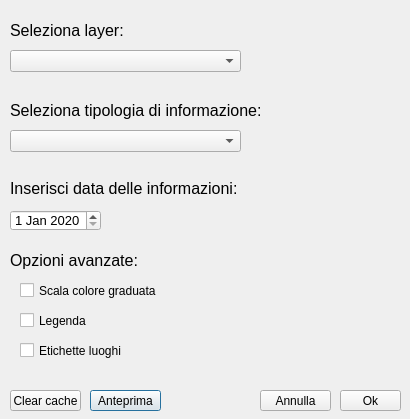
<?xml version="1.0" encoding="UTF-8"?>
<ui version="4.0">
 <class>CovidAnalyzerDialogBase</class>
 <widget class="QDialog" name="CovidAnalyzerDialogBase">
  <property name="geometry">
   <rect>
    <x>0</x>
    <y>0</y>
    <width>410</width>
    <height>419</height>
   </rect>
  </property>
  <property name="windowTitle">
   <string>Covid Analyzer</string>
  </property>
  <widget class="QComboBox" name="layerComboBox">
   <property name="geometry">
    <rect>
     <x>10</x>
     <y>50</y>
     <width>231</width>
     <height>22</height>
    </rect>
   </property>
  </widget>
  <widget class="QCheckBox" name="legendCheckBox">
   <property name="geometry">
    <rect>
     <x>20</x>
     <y>310</y>
     <width>181</width>
     <height>21</height>
    </rect>
   </property>
   <property name="text">
    <string>Legenda </string>
   </property>
  </widget>
  <widget class="QPushButton" name="previewButton">
   <property name="geometry">
    <rect>
     <x>90</x>
     <y>390</y>
     <width>71</width>
     <height>21</height>
    </rect>
   </property>
   <property name="text">
    <string>Anteprima</string>
   </property>
  </widget>
  <widget class="QCheckBox" name="graduatedCheckBox">
   <property name="geometry">
    <rect>
     <x>20</x>
     <y>280</y>
     <width>181</width>
     <height>21</height>
    </rect>
   </property>
   <property name="text">
    <string>Scala colore graduata</string>
   </property>
  </widget>
  <widget class="QLabel" name="label_4">
   <property name="geometry">
    <rect>
     <x>10</x>
     <y>250</y>
     <width>201</width>
     <height>21</height>
    </rect>
   </property>
   <property name="font">
    <font>
     <pointsize>12</pointsize>
    </font>
   </property>
   <property name="text">
    <string>Opzioni avanzate:</string>
   </property>
  </widget>
  <widget class="QDateEdit" name="dateEdit">
   <property name="geometry">
    <rect>
     <x>10</x>
     <y>210</y>
     <width>91</width>
     <height>21</height>
    </rect>
   </property>
   <property name="font">
    <font>
     <pointsize>10</pointsize>
    </font>
   </property>
   <property name="date">
    <date>
     <year>2020</year>
     <month>1</month>
     <day>1</day>
    </date>
   </property>
  </widget>
  <widget class="QLabel" name="label_2">
   <property name="geometry">
    <rect>
     <x>10</x>
     <y>20</y>
     <width>201</width>
     <height>21</height>
    </rect>
   </property>
   <property name="font">
    <font>
     <pointsize>12</pointsize>
    </font>
   </property>
   <property name="text">
    <string>Seleziona layer:</string>
   </property>
  </widget>
  <widget class="QLabel" name="label_3">
   <property name="geometry">
    <rect>
     <x>10</x>
     <y>180</y>
     <width>231</width>
     <height>16</height>
    </rect>
   </property>
   <property name="font">
    <font>
     <pointsize>12</pointsize>
    </font>
   </property>
   <property name="text">
    <string>Inserisci data delle informazioni:</string>
   </property>
  </widget>
  <widget class="QLabel" name="label">
   <property name="geometry">
    <rect>
     <x>10</x>
     <y>100</y>
     <width>261</width>
     <height>21</height>
    </rect>
   </property>
   <property name="font">
    <font>
     <pointsize>12</pointsize>
    </font>
   </property>
   <property name="text">
    <string>Seleziona tipologia di informazione:</string>
   </property>
  </widget>
  <widget class="QPushButton" name="confirmButton">
   <property name="geometry">
    <rect>
     <x>340</x>
     <y>390</y>
     <width>61</width>
     <height>21</height>
    </rect>
   </property>
   <property name="text">
    <string>Ok</string>
   </property>
  </widget>
  <widget class="QComboBox" name="typeComboBox">
   <property name="geometry">
    <rect>
     <x>10</x>
     <y>130</y>
     <width>231</width>
     <height>22</height>
    </rect>
   </property>
  </widget>
  <widget class="QPushButton" name="cancelButton">
   <property name="geometry">
    <rect>
     <x>260</x>
     <y>390</y>
     <width>71</width>
     <height>21</height>
    </rect>
   </property>
   <property name="text">
    <string>Annulla</string>
   </property>
  </widget>
  <widget class="QCheckBox" name="labelCheckBox">
   <property name="geometry">
    <rect>
     <x>20</x>
     <y>340</y>
     <width>181</width>
     <height>21</height>
    </rect>
   </property>
   <property name="text">
    <string>Etichette luoghi</string>
   </property>
  </widget>
  <widget class="QPushButton" name="cacheButton">
   <property name="geometry">
    <rect>
     <x>10</x>
     <y>390</y>
     <width>71</width>
     <height>21</height>
    </rect>
   </property>
   <property name="text">
    <string>Clear cache</string>
   </property>
   <property name="icon">
    <iconset>
     <normaloff>:/trash-icon.ico/trash-icon.ico</normaloff>:/trash-icon.ico/trash-icon.ico</iconset>
   </property>
  </widget>
 </widget>
 <connections/>
</ui>
